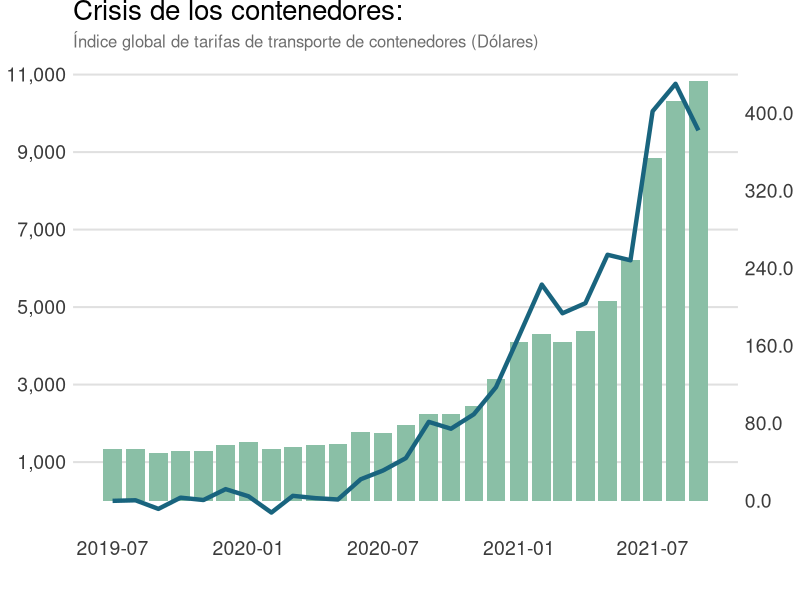

Here is the R script that generated this plot:
#librarys

library(readxl)
library(ggplot2)
library(scales)

#Data
df<- read_excel("fletes.xlsx")


theme_safeskies <- theme_minimal()+ 
  theme( 
    aspect.ratio = 5/7, 
    legend.position = c(-0.08,1), 
    legend.justification = "left", 
    legend.direction = "horizontal", 
    legend.spacing = unit(c(0,0,5,-5), "line"), 
    legend.key.height = unit(0.3, "cm"), 
    legend.margin = margin(b=4, l=15, t=-1), 
    plot.margin = unit(c(0, 0, 2, 0), units="line"), 
    axis.title.y=element_blank(), 
    axis.title.x=element_blank(), 
    panel.border = element_blank(), 
    panel.grid.major.x = element_blank(), 
    panel.grid.minor.x = element_blank(), 
    panel.grid.minor.y = element_blank() 
  ) 

scaleFUN <- function(x) sprintf("%.1f", x/6.25)

g1 = ggplot(df,aes(x=date))+geom_col(aes(y=price),  fill = "#8ABFA6")+
  scale_y_continuous(

    
  # Add a second axis and specify its features
  sec.axis = sec_axis(~ .*0.25,
              labels = scaleFUN,
              breaks = seq(0,2500, by=500)),
  
  breaks  = c(seq(1000,11000,2000)
              ),
  label=comma)+
  geom_line(aes(y =growth*2500),stat = "identity", position = "identity", na.rm =TRUE, color="#19647E", size=1.5)


g1 = g1 + theme_safeskies

g1 + theme(plot.subtitle = element_text(size = 12,
    colour = "gray43"), panel.grid.major = element_line(colour = "gray88", 
                                                        size = 0.7),
    panel.grid.minor = element_line(linetype = "blank"),
    axis.text = element_text(size = 14, colour = "gray23"),
    plot.title = element_text(size = 20),
    legend.position = "top") +labs(title = "Crisis de los contenedores:",
    x = NULL, y = NULL, subtitle = "Índice global de tarifas de transporte de contenedores (Dólares)")

